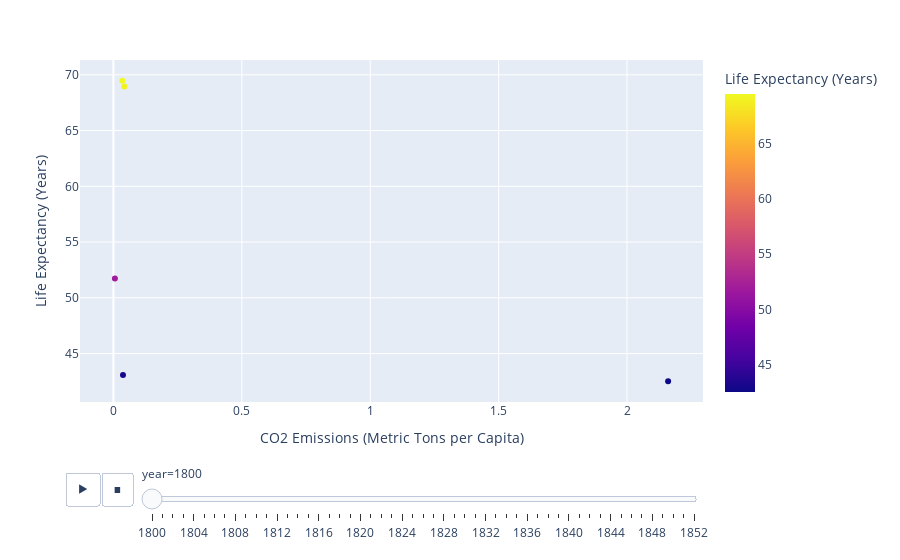
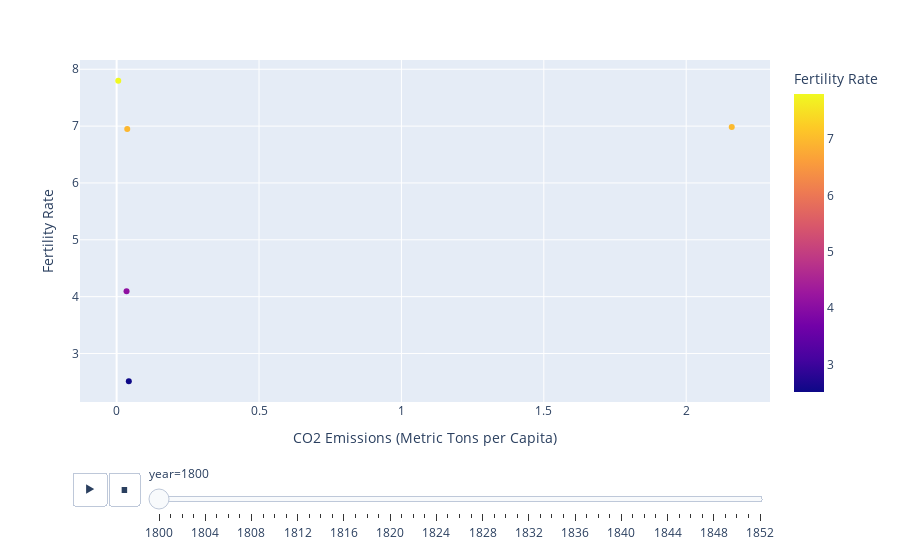

Source (notebook cell) for these figures, in order:
### Markdown cell above
En esta parte hacemos el melt para poder tener el año como una sola columna y no varias. Después hacemos el merge de los dos dataframes.

### Code cell
# Para co2 vs life
fig_life = px.scatter(df_merge, x='co2_emissions', y='life', 
                      animation_frame="year", animation_group="country",
                      color="life", hover_name="country",
                      labels={'co2_emissions': 'CO2 Emissions (Metric Tons per Capita)', 'life': 'Life Expectancy (Years)'})
fig_life.show()

# Para co2 vs fertility
fig_fertility = px.scatter(df_merge, x='co2_emissions', y='fertility', 
                           animation_frame="year", animation_group="country",
                           color="fertility", hover_name="country",
                           labels={'co2_emissions': 'CO2 Emissions (Metric Tons per Capita)', 'fertility': 'Fertility Rate'})
fig_fertility.show()

### Figure 1 — Plotly figure (JSON) as saved in the notebook; plotly's stock layout.template omitted (floating-point values rounded to 4 significant figures)
{"data": [{"hovertemplate": "<b>%{hovertext}</b><br><br>year=1800<br>CO2 Emissions (Metric Tons per Capita)=%{x}<br>Life Expectancy (Years)=%{marker.color}<extra></extra>", "hovertext": ["Canada", "Germany", "Poland", "United Kingdom", "United States"], "ids": ["Canada", "Germany", "Poland", "United Kingdom", "United States"], "legendgroup": "", "marker": {"color": [51.74, 69.46, 68.96, 42.53, 43.09], "coloraxis": "coloraxis", "symbol": "circle"}, "mode": "markers", "name": "", "orientation": "v", "showlegend": false, "type": "scatter", "x": [0.00568, 0.0348, 0.0428, 2.16, 0.0372], "xaxis": "x", "y": [51.74, 69.46, 68.96, 42.53, 43.09], "yaxis": "y"}], "layout": {"coloraxis": {"colorbar": {"title": {"text": "Life Expectancy (Years)"}}, "colorscale": [[0, "#0d0887"], [0.1111, "#46039f"], [0.2222, "#7201a8"], [0.3333, "#9c179e"], [0.4444, "#bd3786"], [0.5556, "#d8576b"], [0.6667, "#ed7953"], [0.7778, "#fb9f3a"], [0.8889, "#fdca26"], [1, "#f0f921"]]}, "legend": {"tracegroupgap": 0}, "margin": {"t": 60}, "sliders": [{"active": 0, "currentvalue": {"prefix": "year="}, "len": 0.9, "pad": {"b": 10, "t": 60}, "steps": [{"args": [["1800"], {"frame": {"duration": 0, "redraw": false}, "fromcurrent": true, "mode": "immediate", "transition": {"duration": 0, "easing": "linear"}}], "label": "1800", "method": "animate"}, {"args": [["1801"], {"frame": {"duration": 0, "redraw": false}, "fromcurrent": true, "mode": "immediate", "transition": {"duration": 0, "easing": "linear"}}], "label": "1801", "method": "animate"}, {"args": [["1802"], {"frame": {"duration": 0, "redraw": false}, "fromcurrent": true, "mode": "immediate", "transition": {"duration": 0, "easing": "linear"}}], "label": "1802", "method": "animate"}, {"args": [["1803"], {"frame": {"duration": 0, "redraw": false}, "fromcurrent": true, "mode": "immediate", "transition": {"duration": 0, "easing": "linear"}}], "label": "1803", "method": "animate"}, {"args": [["1804"], {"frame": {"duration": 0, "redraw": false}, "fromcurrent": true, "mode": "immediate", "transition": {"duration": 0, "easing": "linear"}}], "label": "1804", "method": "animate"}, {"args": [["1805"], {"frame": {"duration": 0, "redraw": false}, "fromcurrent": true, "mode": "immediate", "transition": {"duration": 0, "easing": "linear"}}], "label": "1805", "method": "animate"}, {"args": [["1806"], {"frame": {"duration": 0, "redraw": false}, "fromcurrent": true, "mode": "immediate", "transition": {"duration": 0, "easing": "linear"}}], "label": "1806", "method": "animate"}, {"args": [["1807"], {"frame": {"duration": 0, "redraw": false}, "fromcurrent": true, "mode": "immediate", "transition": {"duration": 0, "easing": "linear"}}], "label": "1807", "method": "animate"}, {"args": [["1808"], {"frame": {"duration": 0, "redraw": false}, "fromcurrent": true, "mode": "immediate", "transition": {"duration": 0, "easing": "linear"}}], "label": "1808", "method": "animate"}, {"args": [["1809"], {"frame": {"duration": 0, "redraw": false}, "fromcurrent": true, "mode": "immediate", "transition": {"duration": 0, "easing": "linear"}}], "label": "1809", "method": "animate"}, {"args": [["1810"], {"frame": {"duration": 0, "redraw": false}, "fromcurrent": true, "mode": "immediate", "transition": {"duration": 0, "easing": "linear"}}], "label": "1810", "method": "animate"}, {"args": [["1811"], {"frame": {"duration": 0, "redraw": false}, "fromcurrent": true, "mode": "immediate", "transition": {"duration": 0, "easing": "linear"}}], "label": "1811", "method": "animate"}, {"args": [["1812"], {"frame": {"duration": 0, "redraw": false}, "fromcurrent": true, "mode": "immediate", "transition": {"duration": 0, "easing": "linear"}}], "label": "1812", "method": "animate"}, {"args": [["1813"], {"frame": {"duration": 0, "redraw": false}, "fromcurrent": true, "mode": "immediate", "transition": {"duration": 0, "easing": "linear"}}], "label": "1813", "method": "animate"}, {"args": [["1814"], {"frame": {"duration": 0, "redraw": false}, "fromcurrent": true, "mode": "immediate", "transition": {"duration": 0, "easing": "linear"}}], "label": "1814", "method": "animate"}, {"args": [["1815"], {"frame": {"duration": 0, "redraw": false}, "fromcurrent": true, "mode": "immediate", "transition": {"duration": 0, "easing": "linear"}}], "label": "1815", "method": "animate"}, {"args": [["1816"], {"frame": {"duration": 0, "redraw": false}, "fromcurrent": true, "mode": "immediate", "transition": {"duration": 0, "easing": "linear"}}], "label": "1816", "method": "animate"}, {"args": [["1817"], {"frame": {"duration": 0, "redraw": false}, "fromcurrent": true, "mode": "immediate", "transition": {"duration": 0, "easing": "linear"}}], "label": "1817", "method": "animate"}, {"args": [["1818"], {"frame": {"duration": 0, "redraw": false}, "fromcurrent": true, "mode": "immediate", "transition": {"duration": 0, "easing": "linear"}}], "label": "1818", "method": "animate"}, {"args": [["1819"], {"frame": {"duration": 0, "redraw": false}, "fromcurrent": true, "mode": "immediate", "transition": {"duration": 0, "easing": "linear"}}], "label": "1819", "method": "animate"}, {"args": [["1820"], {"frame": {"duration": 0, "redraw": false}, "fromcurrent": true, "mode": "immediate", "transition": {"duration": 0, "easing": "linear"}}], "label": "1820", "method": "animate"}, {"args": [["1821"], {"frame": {"duration": 0, "redraw": false}, "fromcurrent": true, "mode": "immediate", "transition": {"duration": 0, "easing": "linear"}}], "label": "1821", "method": "animate"}, {"args": [["1822"], {"frame": {"duration": 0, "redraw": false}, "fromcurrent": true, "mode": "immediate", "transition": {"duration": 0, "easing": "linear"}}], "label": "1822", "method": "animate"}, {"args": [["1823"], {"frame": {"duration": 0, "redraw": false}, "fromcurrent": true, "mode": "immediate", "transition": {"duration": 0, "easing": "linear"}}], "label": "1823", "method": "animate"}, {"args": [["1824"], {"frame": {"duration": 0, "redraw": false}, "fromcurrent": true, "mode": "immediate", "transition": {"duration": 0, "easing": "linear"}}], "label": "1824", "method": "animate"}, {"args": [["1825"], {"frame": {"duration": 0, "redraw": false}, "fromcurrent": true, "mode": "immediate", "transition": {"duration": 0, "easing": "linear"}}], "label": "1825", "method": "animate"}, {"args": [["1826"], {"frame": {"duration": 0, "redraw": false}, "fromcurrent": true, "mode": "immediate", "transition": {"duration": 0, "easing": "linear"}}], "label": "1826", "method": "animate"}, {"args": [["1827"], {"frame": {"duration": 0, "redraw": false}, "fromcurrent": true, "mode": "immediate", "transition": {"duration": 0, "easing": "linear"}}], "label": "1827", "method": "animate"}, {"args": [["1828"], {"frame": {"duration": 0, "redraw": false}, "fromcurrent": true, "mode": "immediate", "transition": {"duration": 0, "easing": "linear"}}], "label": "1828", "method": "animate"}, {"args": [["1829"], {"frame": {"duration": 0, "redraw": false}, "fromcurrent": true, "mode": "immediate", "transition": {"duration": 0, "easing": "linear"}}], "label": "1829", "method": "animate"}, {"args": [["1830"], {"frame": {"duration": 0, "redraw": false}, "fromcurrent": true, "mode": "immediate", "transition": {"duration": 0, "easing": "linear"}}], "label": "1830", "method": "animate"}, {"args": [["1831"], {"frame": {"duration": 0, "redraw": false}, "fromcurrent": true, "mode": "immediate", "transition": {"duration": 0, "easing": "linear"}}], "label": "1831", "method": "animate"}, {"args": [["1832"], {"frame": {"duration": 0, "redraw": false}, "fromcurrent": true, "mode": "immediate", "transition": {"duration": 0, "easing": "linear"}}], "label": "1832", "method": "animate"}, {"args": [["1833"], {"frame": {"duration": 0, "redraw": false}, "fromcurrent": true, "mode": "immediate", "transition": {"duration": 0, "easing": "linear"}}], "label": "1833", "method": "animate"}, {"args": [["1834"], {"frame": {"duration": 0, "redraw": false}, "fromcurrent": true, "mode": "immediate", "transition": {"duration": 0, "easing": "linear"}}], "label": "1834", "method": "animate"}, {"args": [["1835"], {"frame": {"duration": 0, "redraw": false}, "fromcurrent": true, "mode": "immediate", "transition": {"duration": 0, "easing": "linear"}}], "label": "1835", "method": "animate"}, {"args": [["1836"], {"frame": {"duration": 0, "redraw": false}, "fromcurrent": true, "mode": "immediate", "transition": {"duration": 0, "easing": "linear"}}], "label": "1836", "method": "animate"}, {"args": [["1837"], {"frame": {"duration": 0, "redraw": false}, "fromcurrent": true, "mode": "immediate", "transition": {"duration": 0, "easing": "linear"}}], "label": "1837", "method": "animate"}, {"args": [["1838"], {"frame": {"duration": 0, "redraw": false}, "fromcurrent": true, "mode": "immediate", "transition": {"duration": 0, "easing": "linear"}}], "label": "1838", "method": "animate"}, {"args": [["1839"], {"frame": {"duration": 0, "redraw": false}, "fromcurrent": true, "mode": "immediate", "transition": {"duration": 0, "easing": "linear"}}], "label": "1839", "method": "animate"}, {"args": [["1840"], {"frame": {"duration": 0, "redraw": false}, "fromcurrent": true, "mode": "immediate", "transition": {"duration": 0, "easing": "linear"}}], "label": "1840", "method": "animate"}, {"args": [["1841"], {"frame": {"duration": 0, "redraw": false}, "fromcurrent": true, "mode": "immediate", "transition": {"duration": 0, "easing": "linear"}}], "label": "1841", "method": "animate"}, {"args": [["1842"], {"frame": {"duration": 0, "redraw": false}, "fromcurrent": true, "mode": "immediate", "transition": {"duration": 0, "easing": "linear"}}], "label": "1842", "method": "animate"}, {"args": [["1843"], {"frame": {"duration": 0, "redraw": false}, "fromcurrent": true, "mode": "immediate", "transition": {"duration": 0, "easing": "linear"}}], "label": "1843", "method": "animate"}, {"args": [["1844"], {"frame": {"duration": 0, "redraw": false}, "fromcurrent": true, "mode": "immediate", "transition": {"duration": 0, "easing": "linear"}}], "label": "1844", "method": "animate"}, {"args": [["1845"], {"frame": {"duration": 0, "redraw": false}, "fromcurrent": true, "mode": "immediate", "transition": {"duration": 0, "easing": "linear"}}], "label": "1845", "method": "animate"}, {"args": [["1846"], {"frame": {"duration": 0, "redraw": false}, "fromcurrent": true, "mode": "immediate", "transition": {"duration": 0, "easing": "linear"}}], "label": "1846", "method": "animate"}, {"args": [["1847"], {"frame": {"duration": 0, "redraw": false}, "fromcurrent": true, "mode": "immediate", "transition": {"duration": 0, "easing": "linear"}}], "label": "1847", "method": "animate"}, {"args": [["1848"], {"frame": {"duration": 0, "redraw": false}, "fromcurrent": true, "mode": "immediate", "transition": {"duration": 0, "easing": "linear"}}], "label": "1848", "method": "animate"}, {"args": [["1849"], {"frame": {"duration": 0, "redraw": false}, "fromcurrent": true, "mode": "immediate", "transition": {"duration": 0, "easing": "linear"}}], "label": "1849", "method": "animate"}, {"args": [["1850"], {"frame": {"duration": 0, "redraw": false}, "fromcurrent": true, "mode": "immediate", "transition": {"duration": 0, "easing": "linear"}}], "label": "1850", "method": "animate"}, {"args": [["1851"], {"frame": {"duration": 0, "redraw": false}, "fromcurrent": true, "mode": "immediate", "transition": {"duration": 0, "easing": "linear"}}], "label": "1851", "method": "animate"}, {"args": [["1852"], {"frame": {"duration": 0, "redraw": false}, "fromcurrent": true, "mode": "immediate", "transition": {"duration": 0, "easing": "linear"}}], "label": "1852", "method": "animate"}], "x": 0.1, "xanchor": "left", "y": 0, "yanchor": "top"}], "updatemenus": [{"buttons": [{"args": [null, {"frame": {"duration": 500, "redraw": false}, "fromcurrent": true, "mode": "immediate", "transition": {"duration": 500, "easing": "linear"}}], "label": "&#9654;", "method": "animate"}, {"args": [[null], {"frame": {"duration": 0, "redraw": false}, "fromcurrent": true, "mode": "immediate", "transition": {"duration": 0, "easing": "linear"}}], "label": "&#9724;", "method": "animate"}], "direction": "left", "pad": {"r": 10, "t": 70}, "showactive": false, "type": "buttons", "x": 0.1, "xanchor": "right", "y": 0, "yanchor": "top"}], "xaxis": {"anchor": "y", "domain": [0, 1], "title": {"text": "CO2 Emissions (Metric Tons per Capita)"}}, "yaxis": {"anchor": "x", "domain": [0, 1], "title": {"text": "Life Expectancy (Years)"}}}}

### Figure 2 — Plotly figure (JSON) as saved in the notebook; plotly's stock layout.template omitted (floating-point values rounded to 4 significant figures)
{"data": [{"hovertemplate": "<b>%{hovertext}</b><br><br>year=1800<br>CO2 Emissions (Metric Tons per Capita)=%{x}<br>Fertility Rate=%{marker.color}<extra></extra>", "hovertext": ["Canada", "Germany", "Poland", "United Kingdom", "United States"], "ids": ["Canada", "Germany", "Poland", "United Kingdom", "United States"], "legendgroup": "", "marker": {"color": [7.796, 4.094, 2.514, 6.984, 6.949], "coloraxis": "coloraxis", "symbol": "circle"}, "mode": "markers", "name": "", "orientation": "v", "showlegend": false, "type": "scatter", "x": [0.00568, 0.0348, 0.0428, 2.16, 0.0372], "xaxis": "x", "y": [7.796, 4.094, 2.514, 6.984, 6.949], "yaxis": "y"}], "layout": {"coloraxis": {"colorbar": {"title": {"text": "Fertility Rate"}}, "colorscale": [[0, "#0d0887"], [0.1111, "#46039f"], [0.2222, "#7201a8"], [0.3333, "#9c179e"], [0.4444, "#bd3786"], [0.5556, "#d8576b"], [0.6667, "#ed7953"], [0.7778, "#fb9f3a"], [0.8889, "#fdca26"], [1, "#f0f921"]]}, "legend": {"tracegroupgap": 0}, "margin": {"t": 60}, "sliders": [{"active": 0, "currentvalue": {"prefix": "year="}, "len": 0.9, "pad": {"b": 10, "t": 60}, "steps": [{"args": [["1800"], {"frame": {"duration": 0, "redraw": false}, "fromcurrent": true, "mode": "immediate", "transition": {"duration": 0, "easing": "linear"}}], "label": "1800", "method": "animate"}, {"args": [["1801"], {"frame": {"duration": 0, "redraw": false}, "fromcurrent": true, "mode": "immediate", "transition": {"duration": 0, "easing": "linear"}}], "label": "1801", "method": "animate"}, {"args": [["1802"], {"frame": {"duration": 0, "redraw": false}, "fromcurrent": true, "mode": "immediate", "transition": {"duration": 0, "easing": "linear"}}], "label": "1802", "method": "animate"}, {"args": [["1803"], {"frame": {"duration": 0, "redraw": false}, "fromcurrent": true, "mode": "immediate", "transition": {"duration": 0, "easing": "linear"}}], "label": "1803", "method": "animate"}, {"args": [["1804"], {"frame": {"duration": 0, "redraw": false}, "fromcurrent": true, "mode": "immediate", "transition": {"duration": 0, "easing": "linear"}}], "label": "1804", "method": "animate"}, {"args": [["1805"], {"frame": {"duration": 0, "redraw": false}, "fromcurrent": true, "mode": "immediate", "transition": {"duration": 0, "easing": "linear"}}], "label": "1805", "method": "animate"}, {"args": [["1806"], {"frame": {"duration": 0, "redraw": false}, "fromcurrent": true, "mode": "immediate", "transition": {"duration": 0, "easing": "linear"}}], "label": "1806", "method": "animate"}, {"args": [["1807"], {"frame": {"duration": 0, "redraw": false}, "fromcurrent": true, "mode": "immediate", "transition": {"duration": 0, "easing": "linear"}}], "label": "1807", "method": "animate"}, {"args": [["1808"], {"frame": {"duration": 0, "redraw": false}, "fromcurrent": true, "mode": "immediate", "transition": {"duration": 0, "easing": "linear"}}], "label": "1808", "method": "animate"}, {"args": [["1809"], {"frame": {"duration": 0, "redraw": false}, "fromcurrent": true, "mode": "immediate", "transition": {"duration": 0, "easing": "linear"}}], "label": "1809", "method": "animate"}, {"args": [["1810"], {"frame": {"duration": 0, "redraw": false}, "fromcurrent": true, "mode": "immediate", "transition": {"duration": 0, "easing": "linear"}}], "label": "1810", "method": "animate"}, {"args": [["1811"], {"frame": {"duration": 0, "redraw": false}, "fromcurrent": true, "mode": "immediate", "transition": {"duration": 0, "easing": "linear"}}], "label": "1811", "method": "animate"}, {"args": [["1812"], {"frame": {"duration": 0, "redraw": false}, "fromcurrent": true, "mode": "immediate", "transition": {"duration": 0, "easing": "linear"}}], "label": "1812", "method": "animate"}, {"args": [["1813"], {"frame": {"duration": 0, "redraw": false}, "fromcurrent": true, "mode": "immediate", "transition": {"duration": 0, "easing": "linear"}}], "label": "1813", "method": "animate"}, {"args": [["1814"], {"frame": {"duration": 0, "redraw": false}, "fromcurrent": true, "mode": "immediate", "transition": {"duration": 0, "easing": "linear"}}], "label": "1814", "method": "animate"}, {"args": [["1815"], {"frame": {"duration": 0, "redraw": false}, "fromcurrent": true, "mode": "immediate", "transition": {"duration": 0, "easing": "linear"}}], "label": "1815", "method": "animate"}, {"args": [["1816"], {"frame": {"duration": 0, "redraw": false}, "fromcurrent": true, "mode": "immediate", "transition": {"duration": 0, "easing": "linear"}}], "label": "1816", "method": "animate"}, {"args": [["1817"], {"frame": {"duration": 0, "redraw": false}, "fromcurrent": true, "mode": "immediate", "transition": {"duration": 0, "easing": "linear"}}], "label": "1817", "method": "animate"}, {"args": [["1818"], {"frame": {"duration": 0, "redraw": false}, "fromcurrent": true, "mode": "immediate", "transition": {"duration": 0, "easing": "linear"}}], "label": "1818", "method": "animate"}, {"args": [["1819"], {"frame": {"duration": 0, "redraw": false}, "fromcurrent": true, "mode": "immediate", "transition": {"duration": 0, "easing": "linear"}}], "label": "1819", "method": "animate"}, {"args": [["1820"], {"frame": {"duration": 0, "redraw": false}, "fromcurrent": true, "mode": "immediate", "transition": {"duration": 0, "easing": "linear"}}], "label": "1820", "method": "animate"}, {"args": [["1821"], {"frame": {"duration": 0, "redraw": false}, "fromcurrent": true, "mode": "immediate", "transition": {"duration": 0, "easing": "linear"}}], "label": "1821", "method": "animate"}, {"args": [["1822"], {"frame": {"duration": 0, "redraw": false}, "fromcurrent": true, "mode": "immediate", "transition": {"duration": 0, "easing": "linear"}}], "label": "1822", "method": "animate"}, {"args": [["1823"], {"frame": {"duration": 0, "redraw": false}, "fromcurrent": true, "mode": "immediate", "transition": {"duration": 0, "easing": "linear"}}], "label": "1823", "method": "animate"}, {"args": [["1824"], {"frame": {"duration": 0, "redraw": false}, "fromcurrent": true, "mode": "immediate", "transition": {"duration": 0, "easing": "linear"}}], "label": "1824", "method": "animate"}, {"args": [["1825"], {"frame": {"duration": 0, "redraw": false}, "fromcurrent": true, "mode": "immediate", "transition": {"duration": 0, "easing": "linear"}}], "label": "1825", "method": "animate"}, {"args": [["1826"], {"frame": {"duration": 0, "redraw": false}, "fromcurrent": true, "mode": "immediate", "transition": {"duration": 0, "easing": "linear"}}], "label": "1826", "method": "animate"}, {"args": [["1827"], {"frame": {"duration": 0, "redraw": false}, "fromcurrent": true, "mode": "immediate", "transition": {"duration": 0, "easing": "linear"}}], "label": "1827", "method": "animate"}, {"args": [["1828"], {"frame": {"duration": 0, "redraw": false}, "fromcurrent": true, "mode": "immediate", "transition": {"duration": 0, "easing": "linear"}}], "label": "1828", "method": "animate"}, {"args": [["1829"], {"frame": {"duration": 0, "redraw": false}, "fromcurrent": true, "mode": "immediate", "transition": {"duration": 0, "easing": "linear"}}], "label": "1829", "method": "animate"}, {"args": [["1830"], {"frame": {"duration": 0, "redraw": false}, "fromcurrent": true, "mode": "immediate", "transition": {"duration": 0, "easing": "linear"}}], "label": "1830", "method": "animate"}, {"args": [["1831"], {"frame": {"duration": 0, "redraw": false}, "fromcurrent": true, "mode": "immediate", "transition": {"duration": 0, "easing": "linear"}}], "label": "1831", "method": "animate"}, {"args": [["1832"], {"frame": {"duration": 0, "redraw": false}, "fromcurrent": true, "mode": "immediate", "transition": {"duration": 0, "easing": "linear"}}], "label": "1832", "method": "animate"}, {"args": [["1833"], {"frame": {"duration": 0, "redraw": false}, "fromcurrent": true, "mode": "immediate", "transition": {"duration": 0, "easing": "linear"}}], "label": "1833", "method": "animate"}, {"args": [["1834"], {"frame": {"duration": 0, "redraw": false}, "fromcurrent": true, "mode": "immediate", "transition": {"duration": 0, "easing": "linear"}}], "label": "1834", "method": "animate"}, {"args": [["1835"], {"frame": {"duration": 0, "redraw": false}, "fromcurrent": true, "mode": "immediate", "transition": {"duration": 0, "easing": "linear"}}], "label": "1835", "method": "animate"}, {"args": [["1836"], {"frame": {"duration": 0, "redraw": false}, "fromcurrent": true, "mode": "immediate", "transition": {"duration": 0, "easing": "linear"}}], "label": "1836", "method": "animate"}, {"args": [["1837"], {"frame": {"duration": 0, "redraw": false}, "fromcurrent": true, "mode": "immediate", "transition": {"duration": 0, "easing": "linear"}}], "label": "1837", "method": "animate"}, {"args": [["1838"], {"frame": {"duration": 0, "redraw": false}, "fromcurrent": true, "mode": "immediate", "transition": {"duration": 0, "easing": "linear"}}], "label": "1838", "method": "animate"}, {"args": [["1839"], {"frame": {"duration": 0, "redraw": false}, "fromcurrent": true, "mode": "immediate", "transition": {"duration": 0, "easing": "linear"}}], "label": "1839", "method": "animate"}, {"args": [["1840"], {"frame": {"duration": 0, "redraw": false}, "fromcurrent": true, "mode": "immediate", "transition": {"duration": 0, "easing": "linear"}}], "label": "1840", "method": "animate"}, {"args": [["1841"], {"frame": {"duration": 0, "redraw": false}, "fromcurrent": true, "mode": "immediate", "transition": {"duration": 0, "easing": "linear"}}], "label": "1841", "method": "animate"}, {"args": [["1842"], {"frame": {"duration": 0, "redraw": false}, "fromcurrent": true, "mode": "immediate", "transition": {"duration": 0, "easing": "linear"}}], "label": "1842", "method": "animate"}, {"args": [["1843"], {"frame": {"duration": 0, "redraw": false}, "fromcurrent": true, "mode": "immediate", "transition": {"duration": 0, "easing": "linear"}}], "label": "1843", "method": "animate"}, {"args": [["1844"], {"frame": {"duration": 0, "redraw": false}, "fromcurrent": true, "mode": "immediate", "transition": {"duration": 0, "easing": "linear"}}], "label": "1844", "method": "animate"}, {"args": [["1845"], {"frame": {"duration": 0, "redraw": false}, "fromcurrent": true, "mode": "immediate", "transition": {"duration": 0, "easing": "linear"}}], "label": "1845", "method": "animate"}, {"args": [["1846"], {"frame": {"duration": 0, "redraw": false}, "fromcurrent": true, "mode": "immediate", "transition": {"duration": 0, "easing": "linear"}}], "label": "1846", "method": "animate"}, {"args": [["1847"], {"frame": {"duration": 0, "redraw": false}, "fromcurrent": true, "mode": "immediate", "transition": {"duration": 0, "easing": "linear"}}], "label": "1847", "method": "animate"}, {"args": [["1848"], {"frame": {"duration": 0, "redraw": false}, "fromcurrent": true, "mode": "immediate", "transition": {"duration": 0, "easing": "linear"}}], "label": "1848", "method": "animate"}, {"args": [["1849"], {"frame": {"duration": 0, "redraw": false}, "fromcurrent": true, "mode": "immediate", "transition": {"duration": 0, "easing": "linear"}}], "label": "1849", "method": "animate"}, {"args": [["1850"], {"frame": {"duration": 0, "redraw": false}, "fromcurrent": true, "mode": "immediate", "transition": {"duration": 0, "easing": "linear"}}], "label": "1850", "method": "animate"}, {"args": [["1851"], {"frame": {"duration": 0, "redraw": false}, "fromcurrent": true, "mode": "immediate", "transition": {"duration": 0, "easing": "linear"}}], "label": "1851", "method": "animate"}, {"args": [["1852"], {"frame": {"duration": 0, "redraw": false}, "fromcurrent": true, "mode": "immediate", "transition": {"duration": 0, "easing": "linear"}}], "label": "1852", "method": "animate"}], "x": 0.1, "xanchor": "left", "y": 0, "yanchor": "top"}], "updatemenus": [{"buttons": [{"args": [null, {"frame": {"duration": 500, "redraw": false}, "fromcurrent": true, "mode": "immediate", "transition": {"duration": 500, "easing": "linear"}}], "label": "&#9654;", "method": "animate"}, {"args": [[null], {"frame": {"duration": 0, "redraw": false}, "fromcurrent": true, "mode": "immediate", "transition": {"duration": 0, "easing": "linear"}}], "label": "&#9724;", "method": "animate"}], "direction": "left", "pad": {"r": 10, "t": 70}, "showactive": false, "type": "buttons", "x": 0.1, "xanchor": "right", "y": 0, "yanchor": "top"}], "xaxis": {"anchor": "y", "domain": [0, 1], "title": {"text": "CO2 Emissions (Metric Tons per Capita)"}}, "yaxis": {"anchor": "x", "domain": [0, 1], "title": {"text": "Fertility Rate"}}}}
